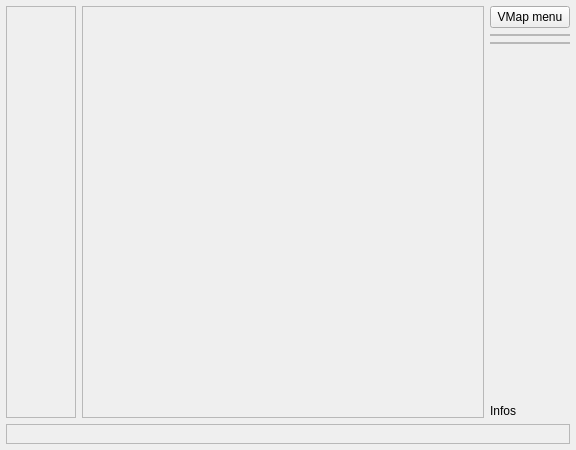
<?xml version="1.0" encoding="UTF-8"?>
<ui version="4.0">
 <class>VirtualControllerTab</class>
 <widget class="QWidget" name="VirtualControllerTab">
  <property name="geometry">
   <rect>
    <x>0</x>
    <y>0</y>
    <width>576</width>
    <height>450</height>
   </rect>
  </property>
  <property name="sizePolicy">
   <sizepolicy hsizetype="Expanding" vsizetype="Expanding">
    <horstretch>0</horstretch>
    <verstretch>0</verstretch>
   </sizepolicy>
  </property>
  <property name="maximumSize">
   <size>
    <width>16777215</width>
    <height>16777215</height>
   </size>
  </property>
  <property name="windowTitle">
   <string>Form</string>
  </property>
  <property name="autoFillBackground">
   <bool>false</bool>
  </property>
  <property name="styleSheet">
   <string notr="true"/>
  </property>
  <layout class="QGridLayout" name="gridLayout" rowstretch="0,0,0,0" columnstretch="0,1,0">
   <property name="leftMargin">
    <number>6</number>
   </property>
   <property name="topMargin">
    <number>6</number>
   </property>
   <property name="rightMargin">
    <number>6</number>
   </property>
   <property name="bottomMargin">
    <number>6</number>
   </property>
   <item row="1" column="2">
    <spacer name="verticalSpacer">
     <property name="orientation">
      <enum>Qt::Vertical</enum>
     </property>
     <property name="sizeHint" stdset="0">
      <size>
       <width>20</width>
       <height>40</height>
      </size>
     </property>
    </spacer>
   </item>
   <item row="3" column="0" colspan="3">
    <widget class="QFrame" name="backgroundFrame">
     <property name="frameShape">
      <enum>QFrame::StyledPanel</enum>
     </property>
     <property name="frameShadow">
      <enum>QFrame::Sunken</enum>
     </property>
     <layout class="QGridLayout" name="gridLayout_5">
      <item row="0" column="0">
       <widget class="BackgroundApplier" name="backgroundApplier" native="true">
        <property name="sizePolicy">
         <sizepolicy hsizetype="Preferred" vsizetype="Preferred">
          <horstretch>0</horstretch>
          <verstretch>0</verstretch>
         </sizepolicy>
        </property>
        <property name="minimumSize">
         <size>
          <width>0</width>
          <height>0</height>
         </size>
        </property>
        <property name="styleSheet">
         <string notr="true"/>
        </property>
       </widget>
      </item>
     </layout>
    </widget>
   </item>
   <item row="0" column="2">
    <widget class="QFrame" name="settingsFrame">
     <property name="frameShape">
      <enum>QFrame::NoFrame</enum>
     </property>
     <property name="frameShadow">
      <enum>QFrame::Raised</enum>
     </property>
     <layout class="QGridLayout" name="gridLayout_6">
      <property name="leftMargin">
       <number>0</number>
      </property>
      <property name="topMargin">
       <number>0</number>
      </property>
      <property name="rightMargin">
       <number>0</number>
      </property>
      <property name="bottomMargin">
       <number>0</number>
      </property>
      <item row="0" column="0">
       <widget class="QPushButton" name="main_menu">
        <property name="sizePolicy">
         <sizepolicy hsizetype="Minimum" vsizetype="Fixed">
          <horstretch>0</horstretch>
          <verstretch>0</verstretch>
         </sizepolicy>
        </property>
        <property name="minimumSize">
         <size>
          <width>0</width>
          <height>0</height>
         </size>
        </property>
        <property name="maximumSize">
         <size>
          <width>170</width>
          <height>16777215</height>
         </size>
        </property>
        <property name="text">
         <string>VMap menu</string>
        </property>
       </widget>
      </item>
      <item row="2" column="0">
       <widget class="QFrame" name="gridFrame">
        <property name="frameShape">
         <enum>QFrame::StyledPanel</enum>
        </property>
        <property name="frameShadow">
         <enum>QFrame::Sunken</enum>
        </property>
        <layout class="QGridLayout" name="gridLayout_4">
         <property name="leftMargin">
          <number>0</number>
         </property>
         <property name="topMargin">
          <number>0</number>
         </property>
         <property name="rightMargin">
          <number>0</number>
         </property>
         <property name="bottomMargin">
          <number>0</number>
         </property>
         <property name="spacing">
          <number>0</number>
         </property>
         <item row="0" column="0">
          <widget class="GridOptions" name="gridOptions" native="true">
           <property name="sizePolicy">
            <sizepolicy hsizetype="Preferred" vsizetype="Preferred">
             <horstretch>0</horstretch>
             <verstretch>0</verstretch>
            </sizepolicy>
           </property>
           <property name="minimumSize">
            <size>
             <width>0</width>
             <height>0</height>
            </size>
           </property>
           <property name="autoFillBackground">
            <bool>true</bool>
           </property>
          </widget>
         </item>
        </layout>
       </widget>
      </item>
      <item row="3" column="0">
       <widget class="QFrame" name="itemFrame">
        <property name="frameShape">
         <enum>QFrame::StyledPanel</enum>
        </property>
        <property name="frameShadow">
         <enum>QFrame::Sunken</enum>
        </property>
        <layout class="QGridLayout" name="gridLayout_2">
         <property name="leftMargin">
          <number>0</number>
         </property>
         <property name="topMargin">
          <number>0</number>
         </property>
         <property name="rightMargin">
          <number>0</number>
         </property>
         <property name="bottomMargin">
          <number>0</number>
         </property>
         <property name="spacing">
          <number>0</number>
         </property>
         <item row="0" column="0">
          <widget class="ItemOptions" name="itemOptions" native="true">
           <property name="sizePolicy">
            <sizepolicy hsizetype="Preferred" vsizetype="Preferred">
             <horstretch>0</horstretch>
             <verstretch>0</verstretch>
            </sizepolicy>
           </property>
           <property name="minimumSize">
            <size>
             <width>0</width>
             <height>0</height>
            </size>
           </property>
           <property name="autoFillBackground">
            <bool>true</bool>
           </property>
          </widget>
         </item>
        </layout>
       </widget>
      </item>
     </layout>
    </widget>
   </item>
   <item row="0" column="0" rowspan="3">
    <widget class="QScrollArea" name="scrollArea">
     <property name="sizePolicy">
      <sizepolicy hsizetype="Preferred" vsizetype="Preferred">
       <horstretch>0</horstretch>
       <verstretch>0</verstretch>
      </sizepolicy>
     </property>
     <property name="widgetResizable">
      <bool>true</bool>
     </property>
     <widget class="DeviceList" name="device_list">
      <property name="geometry">
       <rect>
        <x>0</x>
        <y>0</y>
        <width>68</width>
        <height>400</height>
       </rect>
      </property>
     </widget>
    </widget>
   </item>
   <item row="2" column="2">
    <widget class="QLabel" name="virtual_controller_details_label">
     <property name="text">
      <string>Infos</string>
     </property>
    </widget>
   </item>
   <item row="0" column="1" rowspan="3">
    <widget class="QFrame" name="frame">
     <property name="autoFillBackground">
      <bool>true</bool>
     </property>
     <property name="frameShape">
      <enum>QFrame::StyledPanel</enum>
     </property>
     <property name="frameShadow">
      <enum>QFrame::Sunken</enum>
     </property>
     <layout class="QGridLayout" name="gridLayout_3">
      <property name="leftMargin">
       <number>0</number>
      </property>
      <property name="topMargin">
       <number>0</number>
      </property>
      <property name="rightMargin">
       <number>0</number>
      </property>
      <property name="bottomMargin">
       <number>0</number>
      </property>
      <property name="spacing">
       <number>0</number>
      </property>
      <item row="0" column="0">
       <widget class="Grid" name="grid" native="true">
        <property name="minimumSize">
         <size>
          <width>400</width>
          <height>400</height>
         </size>
        </property>
        <property name="autoFillBackground">
         <bool>true</bool>
        </property>
        <property name="styleSheet">
         <string notr="true"/>
        </property>
       </widget>
      </item>
     </layout>
    </widget>
   </item>
  </layout>
 </widget>
 <customwidgets>
  <customwidget>
   <class>Grid</class>
   <extends>QWidget</extends>
   <header>Grid.h</header>
   <container>1</container>
  </customwidget>
  <customwidget>
   <class>GridOptions</class>
   <extends>QWidget</extends>
   <header>GridOptions.h</header>
   <container>1</container>
  </customwidget>
  <customwidget>
   <class>ItemOptions</class>
   <extends>QWidget</extends>
   <header>ItemOptions.h</header>
   <container>1</container>
  </customwidget>
  <customwidget>
   <class>BackgroundApplier</class>
   <extends>QWidget</extends>
   <header location="global">BackgroundApplier.h</header>
   <container>1</container>
  </customwidget>
  <customwidget>
   <class>DeviceList</class>
   <extends>QWidget</extends>
   <header location="global">DeviceList.h</header>
   <container>1</container>
  </customwidget>
 </customwidgets>
 <resources/>
 <connections/>
</ui>
